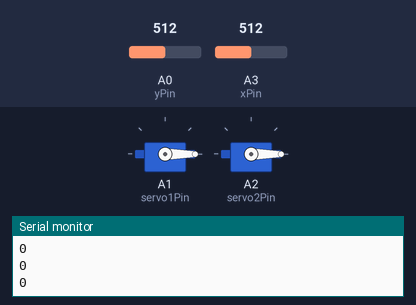
Bench run of a sketch on a simulated Arduino Uno, built with avr-gcc and run on an emulated ATmega328P. On the bench: 2 × servo, the last lines printed to the serial monitor. The inputs (shaded band) are chosen by the test bench; at power-on: A3 (xPin) = 512, A0 (yPin) = 512.

Above: at 1.2 s.
1.3 s: A3 (xPin) set to 538
At 3.8 s:
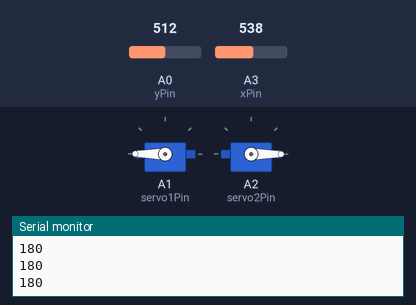
4.3 s: A0 (yPin) set to 538
At 4.78 s:
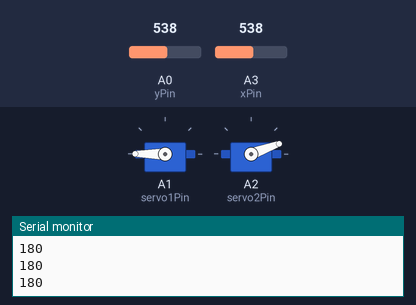
7.3 s: A3 (xPin) set to 492
At 7.5 s:
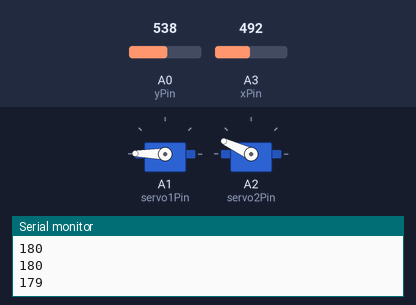
10.3 s: A0 (yPin) set to 520
13.3 s: A3 (xPin) set to 0
16.3 s: A0 (yPin) set to 492
At 16.48 s:
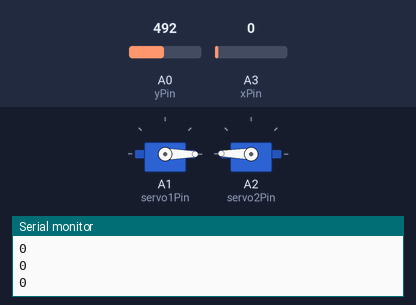
Timing chart, 0 to 22.0 s (numbered marks = the images above; inputs shaded):
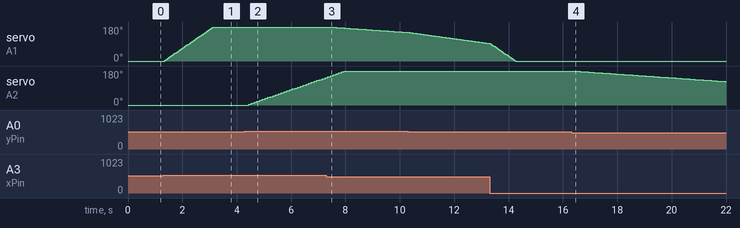

Measured:
- the behaviour switches between 522 and 523 on A3 (xPin) (found by bisection; images 0 and 1)
- the behaviour switches between 522 and 523 on A0 (yPin) (found by bisection; images 1 and 2)
- after the input at 1.3 s, servo on A1 (servo1Pin): moves from 0° to 180° over 1.8 s, starting after 0.05 s
- after the input at 4.3 s, servo on A2 (servo2Pin): moves from 0° to 145° over 2.8 s, starting after 0.14 s
- after the input at 7.3 s, servo on A1 (servo1Pin): moves from 180° to 151° over 2.8 s, starting after 0.16 s
- after the input at 16.3 s, servo on A2 (servo2Pin): moves from 180° to 124° over 5.5 s, starting after 0.14 s

The sketch:

sketch_jan14b.ino
```cpp
#include <Servo.h>

int yPin = A0;
int xPin = A3;
int sPin = 6;
int servo1Pin = A1;
int servo2Pin = A2;
int anglex = 0;
int angley = 0;
int dt = 50;
int upside;
int xv;
int yv;
int downside;

Servo s1;
Servo s2;

void setup() {

  pinMode(xPin, INPUT);
  pinMode(sPin, INPUT);
  pinMode(yPin, INPUT);

  s1.attach(servo1Pin);
  s2.attach(servo2Pin);

  digitalWrite(sPin, HIGH);
  Serial.begin(9600);
}

void loop() {
  xv = analogRead(xPin);
  yv = analogRead(yPin);

  if (xv > 522){
  anglex += xv * (5./502.);
  delay(dt);
  }
  if (xv < 502){
    upside = xv - 512;
    anglex += upside * (5./522.);
    delay(dt);
    }
  if (anglex >= 180){
      anglex = 180;
      }
  if (anglex <= 0){
        anglex = 0;
        }
  if(xv > 530 && xv < 490){
      anglex = anglex;
    }
    if (yv > 522){
  angley += yv * (5./502.);
  delay(dt);
  }
  if (yv < 502){
    downside = yv - 512;
    angley += downside * (5./522.);
    delay(dt);
    }
  if (angley >= 180){
      angley = 180;
      }
  if (angley <= 0){
        angley = 0;
        }
  if(yv > 530 && yv < 490){
      angley = angley;
    }

  Serial.println(anglex);
  s1.write(anglex);
  s2.write(angley);
}
```
